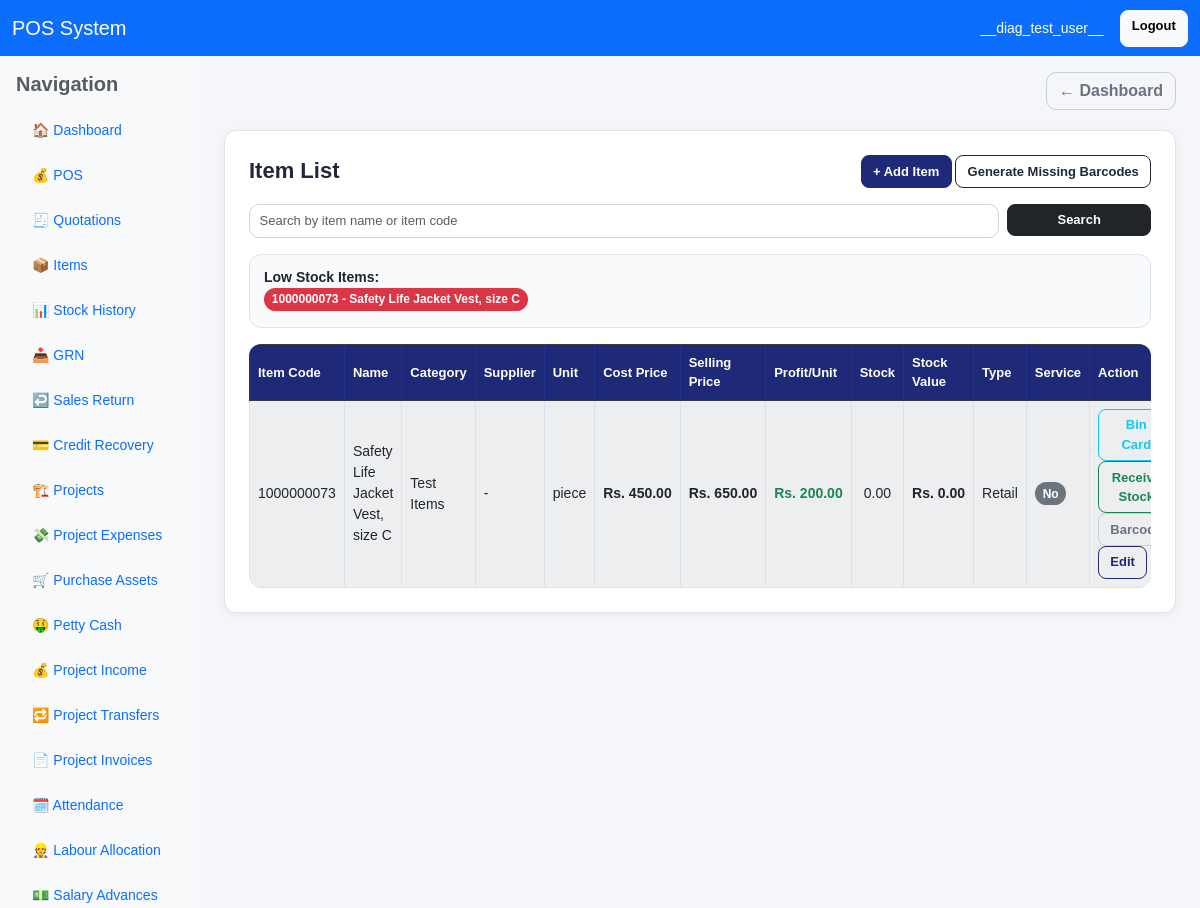
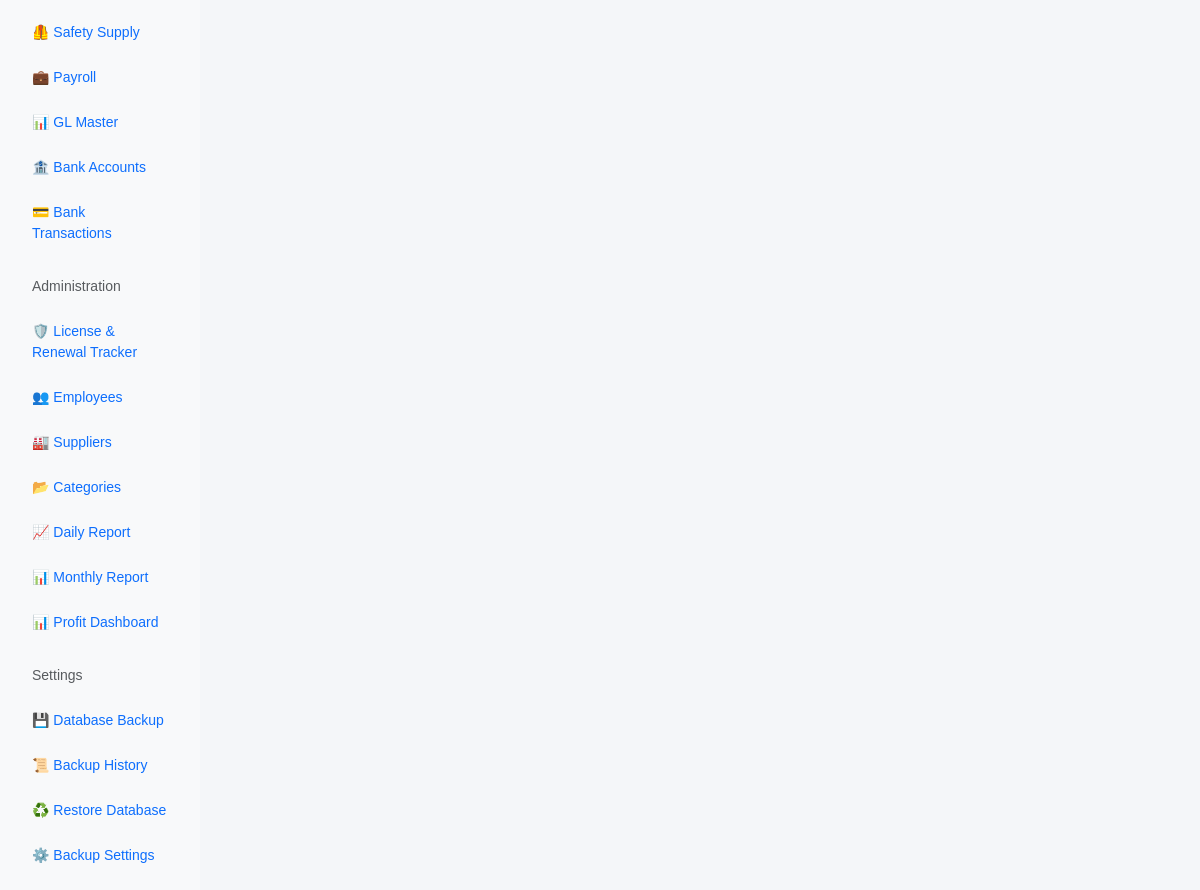
The app's page /items/ (signed in) with its own data (2 pictures, top to bottom).
### pos/models.py (models this page shows, shortened)
class Item(models.Model):
    ITEM_TYPE_CHOICES = [
        ("retail", "Retail"),
        ("project", "Project"),
        ("service", "Service"),
    ]
    item_code = models.CharField(max_length=50, unique=True)
    barcode = models.CharField(max_length=80, unique=True, null=True, blank=True)
    name = models.CharField(max_length=255)
    category = models.ForeignKey(
        "Category",
        on_delete=models.SET_NULL,
        null=True,
        blank=True
    )
    supplier = models.ForeignKey(
        "Supplier",
        on_delete=models.SET_NULL,
        null=True,
        blank=True
    )
    unit = models.CharField(max_length=30, default="pcs")
    cost_price = models.DecimalField(max_digits=12, decimal_places=2, default=0)
    selling_price = models.DecimalField(max_digits=12, decimal_places=2, default=0)
    stock = models.DecimalField(max_digits=12, decimal_places=2, default=0)
    purchase_date = models.DateField(blank=True, null=True)
    item_type = models.CharField(max_length=20, choices=ITEM_TYPE_CHOICES, default="retail")
    is_service = models.BooleanField(default=False)
    allow_discount = models.BooleanField(default=True)
    max_discount_value = models.DecimalField(max_digits=12, decimal_places=2, default=0)
    reorder_level = models.DecimalField(max_digits=12, decimal_places=2, default=0)
    warranty_days = models.PositiveIntegerField(default=0)
    retail_gl_account = models.ForeignKey(
        "GLMaster",
        on_delete=models.SET_NULL,
        null=True,
        blank=True,
        related_name="retail_items"
    )
    cost_gl_account = models.ForeignKey(
        "GLMaster",
        on_delete=models.SET_NULL,
        null=True,
        blank=True,
        related_name="cost_items"
    )
    is_active = models.BooleanField(default=True)
    updated_by = models.ForeignKey(
        User,
        on_delete=models.SET_NULL,
        null=True,
        blank=True,
        related_name="updated_items"
    )
    created_at = models.DateTimeField(auto_now_add=True)
    class Meta:
        ordering = ["name"]

class Category(models.Model):
    name = models.CharField(max_length=100, unique=True)
    description = models.TextField(blank=True, null=True)
    is_active = models.BooleanField(default=True)
    created_at = models.DateTimeField(auto_now_add=True)
    class Meta:
        ordering = ["name"]

### pos/views.py (the view)
# urls.py: path('items/', views.item_list, name='item_list'),
@user_passes_test(can_manage_items)
def item_list(request):
    query = request.GET.get("q", "").strip()
    selected_item = request.GET.get("selected_item", "")
    items = Item.objects.filter(is_active=True).select_related(
        "category", "supplier", "retail_gl_account", "cost_gl_account"
    ).order_by("-id")
    if query:
        items = items.filter(
            Q(name__icontains=query) |
            Q(item_code__icontains=query)
        )
    low_stock_items = Item.objects.filter(
        is_active=True,
        stock__lte=F("reorder_level")
    ).order_by("name")
    return render(request, "pos/item_list.html", {
        "items": items,
        "query": query,
        "low_stock_items": low_stock_items,
        "selected_item": selected_item,
    })

### pos/templatetags/currency_filters.py (called while the page is built)
@register.filter
def money(value):
    try:
        if value in (None, ""):
            value = Decimal("0")
        value = Decimal(str(value))
        symbol = getattr(settings, 'CURRENCY_SYMBOL', '$')
        return f"{symbol} {value:,.2f}"
    except (InvalidOperation, ValueError, TypeError):
        symbol = getattr(settings, 'CURRENCY_SYMBOL', '$')
        return f"{symbol} 0.00"

@register.filter
def mul(value, arg):
    try:
        return Decimal(str(value)) * Decimal(str(arg))
    except (InvalidOperation, ValueError, TypeError):
        return Decimal("0")

@register.filter
def subtract(value, arg):
    try:
        return Decimal(str(value)) - Decimal(str(arg))
    except (InvalidOperation, ValueError, TypeError):
        return Decimal("0")

### pos/views.py (called while the page is built)
def is_owner(user):
    return user.is_superuser or user.groups.filter(name__iexact="Owner").exists()

def can_manage_items(user):
    return is_owner(user) or is_manager(user) or is_clerk(user)

### pos/templates/pos/item_list.html (shortened to what this page needs)
{% extends "base.html" %}
{% load currency_filters %}
{% block content %}
<div class="card p-3 p-md-4">
    <div class="app-card-header">
        <h4 class="app-page-title">Item List</h4>
        <div>
            <a href="{% url 'add_item' %}" class="btn btn-primary btn-sm">+ Add Item</a>
            <form method="post" action="{% url 'bulk_generate_barcodes' %}" class="d-inline" onsubmit="return confirm('Generate barcodes only for items that do not have one?');">
                <button type="submit" class="btn btn-outline-dark btn-sm">Generate Missing Barcodes</button>
            </form>
        </div>
    </div>
    <form method="get" class="row g-2 mb-3">
        <div class="col-md-10">
            <input type="text" name="q" value="{{ query }}" class="form-control form-control-sm" placeholder="Search by item name or item code">
        </div>
        <div class="col-md-2">
            <button class="btn btn-dark btn-sm w-100">Search</button>
        </div>
    </form>
    {% if low_stock_items %}
    <div class="info-box mb-3">
        <strong>Low Stock Items:</strong><br>
        {% for item in low_stock_items %}
            <span class="badge bg-danger me-1 mb-1">{{ item.item_code }} - {{ item.name }}</span>
        {% endfor %}
    </div>
    {% endif %}
    <div class="table-responsive">
        <table class="table table-bordered table-striped bg-white align-middle">
            <thead class="table-dark">
                <tr>
                    <th>Item Code</th>
                    <th>Name</th>
                    <th>Category</th>
                    <th>Supplier</th>
                    <th>Unit</th>
                    <th>Cost Price</th>
                    <th>Selling Price</th>
                    <th>Profit/Unit</th>
                    <th>Stock</th>
                    <th>Stock Value</th>
                    <th>Type</th>
                    <th>Service</th>
                    <th>Action</th>
                </tr>
            </thead>
            <tbody>
                {% for item in items %}
                <tr id="item-row-{{ item.id }}" class="{% if selected_item and item.id|stringformat:"s" == selected_item %}table-warning{% endif %}">
                    <td>{{ item.item_code }}</td>
                    <td>{{ item.name }}</td>
                    <td>{% if item.category %}{{ item.category.name }}{% else %}-{% endif %}</td>
                    <td>{% if item.supplier %}{{ item.supplier.name }}{% else %}-{% endif %}</td>
                    <td>{{ item.unit }}</td>
                    <td class="text-money">{{ item.cost_price|money }}</td>
                    <td class="text-money">{{ item.selling_price|money }}</td>
                    {% with profit=item.selling_price|subtract:item.cost_price %}
                    <td class="text-money {% if profit > 0 %}text-success font-weight-bold{% elif profit < 0 %}text-danger{% endif %}">
                        {{ profit|money }}
                    </td>
                    {% endwith %}
                    <td class="text-center">{{ item.stock }}</td>
                    {% with stock_val=item.cost_price|mul:item.stock %}
                    <td class="text-money">{{ stock_val|money }}</td>
                    {% endwith %}
                    <td>{{ item.get_item_type_display }}</td>
                    <td>
                        {% if item.is_service %}
                            <span class="badge bg-success">Yes</span>
                        {% else %}
                            <span class="badge bg-secondary">No</span>
                        {% endif %}
                    </td>
                    <td>
                        <a href="{% url 'stock_history' %}?item_id={{ item.id }}" class="btn btn-sm btn-outline-info">Bin Card</a>
                        <a href="{% url 'receive_stock' item.id %}" class="btn btn-sm btn-outline-success">Receive Stock</a>
                        <a href="{% url 'barcode_management' item.id %}" class="btn btn-sm btn-outline-secondary">Barcode</a>
                        <a href="{% url 'edit_item' item.id %}" class="btn btn-sm btn-outline-primary">Edit</a>
                    </td>
                </tr>
                {% empty %}
                <tr>
                    <td colspan="13" class="text-center">No items found</td>
                </tr>
                {% endfor %}
            </tbody>
        </table>
    </div>
</div>
{% endblock %}

### pos/templates/includes/navbar.html
<nav class="navbar navbar-expand-lg navbar-dark bg-primary">
    <div class="container-fluid">
        <a class="navbar-brand" href="{% url 'dashboard' %}">POS System</a>
        <div class="d-flex ms-auto">
            {% if request.user.is_authenticated %}
                <span class="navbar-text text-white me-3">
                    {{ request.user.username }}
                </span>
                <a href="{% url 'logout' %}" class="btn btn-light btn-sm">Logout</a>
            {% endif %}
        </div>
    </div>
</nav>

### static/css/app.css (style rules this page uses)
:root { --app-bg: #f4f6f9; --card-bg: #ffffff; --border-color: #dfe3ea; --text-main: #1f2937; --text-muted: #6b7280; --brand: #1e2a78; --brand-dark: #182260; --brand-soft: #eef2ff; --success-soft: #eaf7ee; --danger-soft: #fdecec; --warning-soft: #fff7e6; --shadow-soft: 0 2px 10px rgba(15, 23, 42, 0.06); --shadow-medium: 0 6px 18px rgba(15, 23, 42, 0.08); --radius: 12px; --pi-dark: #16384b; --pi-dark-2: #20495e; --pi-teal: #1fb6be; --pi-teal-2: #28c7cd; --pi-soft: #eef8f8; --pi-border: #cfe5e7; }
html, body { margin: 0; padding: 0; }
body.app-body { background: var(--app-bg); color: var(--text-main); font-size: 14px; font-family: Arial, sans-serif; }
.container, .container-fluid { width: 100%; }
.text-money { font-weight: 700; white-space: nowrap; }
.app-card, .card { border: 1px solid var(--border-color); border-radius: var(--radius); box-shadow: var(--shadow-soft); background: var(--card-bg); }
.app-card-header { display: flex; justify-content: space-between; align-items: center; gap: 12px; margin-bottom: 16px; flex-wrap: wrap; }
.app-page-title, h4, h5 { color: var(--text-main); font-weight: 700; margin: 0; }
.app-page-title { font-size: 22px; }
.form-control, .form-select { border-radius: 10px; border: 1px solid #cfd6e1; font-size: 14px; padding: 0.5rem 0.7rem; min-height: 38px; background: #fff; }
.form-control-sm, .form-select-sm { min-height: 34px; padding: 0.4rem 0.6rem; font-size: 13px; }
.btn { border-radius: 10px; font-weight: 600; transition: all 0.18s ease; }
.btn-sm { border-radius: 8px; font-size: 13px; padding: 0.35rem 0.7rem; }
.btn-primary { background: var(--brand); border-color: var(--brand); color: #fff; }
.btn-outline-primary { color: var(--brand); border-color: var(--brand); }
.btn-outline-secondary { color: #6b7280; border-color: #c7ced8; }
.btn-outline-dark { color: #1f2937; border-color: #1f2937; }
.table { margin-bottom: 0; }
.table-responsive { border-radius: 12px; }
.table thead th, .table-dark th { background: var(--brand) !important; color: #fff !important; border-color: #22318b !important; font-size: 13px; font-weight: 700; vertical-align: middle; }
.table td, .table th { vertical-align: middle; }
.table-striped > tbody > tr:nth-of-type(odd) > * { background-color: #fafbfd; }
.badge { font-size: 12px; font-weight: 700; padding: 0.45em 0.65em; border-radius: 999px; }
.info-box { background: #f8fafc; border: 1px solid var(--border-color); border-radius: 12px; padding: 12px 14px; }

### records on screen
Item: item_code "1000000073", name "Safety Life Jacket Vest, size C", category.name "Test Items", unit "piece", cost_price "Rs. 450.00", selling_price "Rs. 650.00", value "Rs. 200.00", stock "0.00", value "Rs. 0.00", item_type "Retail", is_service "No"

### other values on screen
{{ request.user.username }} "__diag_test_user__"
